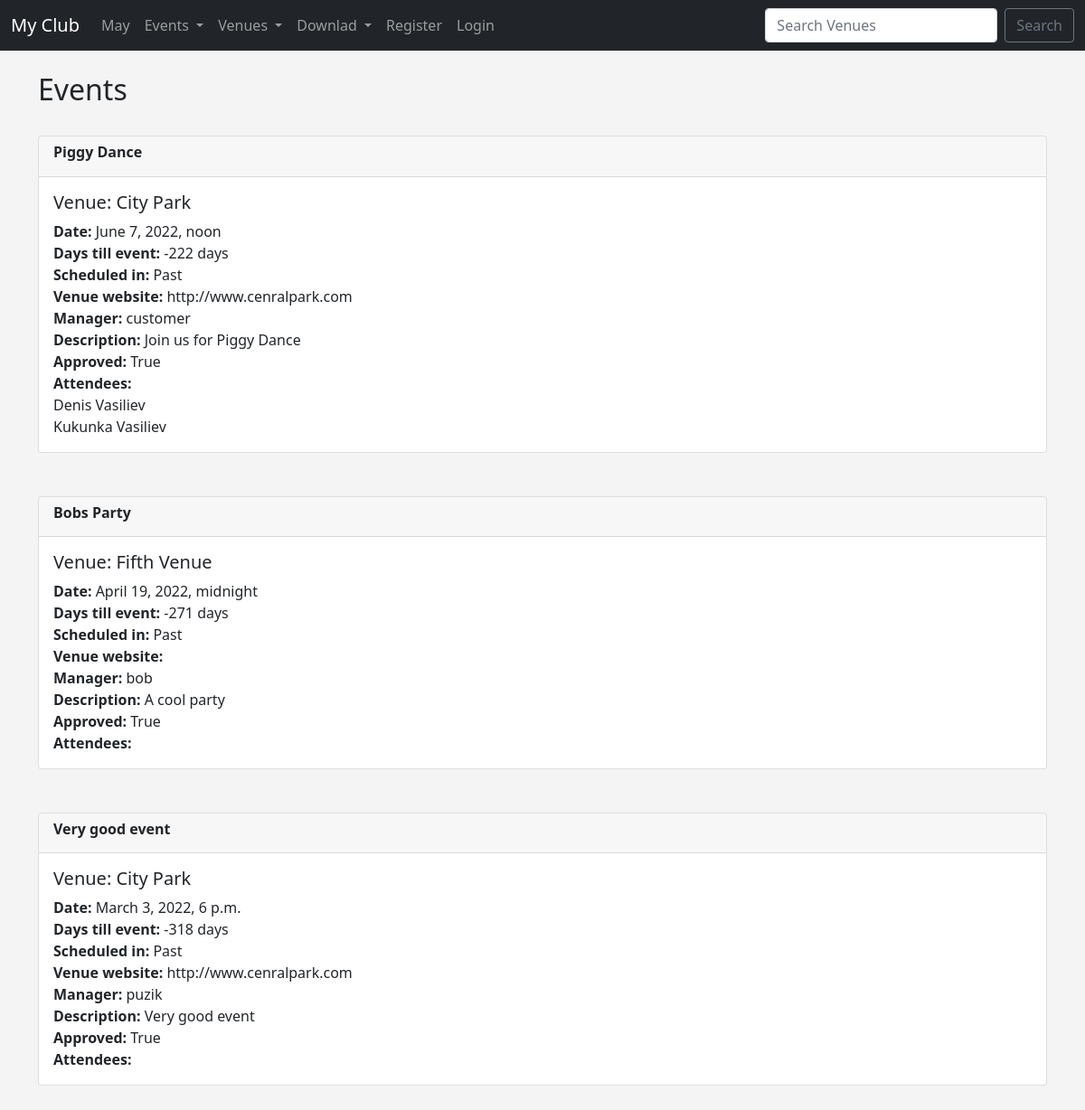
The app's page /events with its own data.
### events/models.py (models this page shows, shortened)
class Event(models.Model):
	name = models.CharField('Event Name', max_length = 120)
	event_date = models.DateTimeField('Event Date')
	venue = models.ForeignKey(Venue, blank = True, null = True, on_delete = models.CASCADE)
	manager = models.ForeignKey(User, blank = True, null = True, on_delete = models.SET_NULL)
	description = models.TextField(blank = True)
	attendees = models.ManyToManyField(MyClubUser, blank = True)
	approved = models.BooleanField("Approved", default=False)
	@property
	def Days_till(self):
		today = date.today()
		days_till = self.event_date.date() - today
		days_till_stripped = str(days_till).split("," , 1)[0]
		return days_till_stripped
	@property
	def Is_Past(self):
		if self.event_date.date() < date.today():
			thing = "Past"
		else:
			thing = "Future"
		return thing

class Venue(models.Model):
	name = models.CharField('Name', max_length = 120)
	address = models.CharField(max_length = 300)
	zip_code = models.CharField('Zip Code', max_length = 15)
	phone = models.CharField('Contact Phone', max_length = 25, blank=True )
	web = models.URLField('Web Address', blank=True)
	email_address = models.EmailField('Email Address', blank=True)
	owner = models.IntegerField("Venue Owner", blank=False, default = 1)
	venue_image = models.ImageField(null=True, blank=True, upload_to = 'images/')
	def __str__(self):
		return self.name

class MyClubUser(models.Model):
	first_name = models.CharField(max_length = 30)
	last_name = models.CharField(max_length = 30)
	email = models.EmailField('User Email')
	def __str__(self):
		return self.first_name + ' ' + self.last_name

### events/views.py (the view)
# urls.py: path('events', views.all_events, name = 'list-events'),
def all_events(request):
	event_list = Event.objects.all().order_by('-event_date')
	return render(request, 'events/event_list.html', { "event_list" : event_list})

### events/templates/events/event_list.html (shortened to what this page needs)
{% extends 'events/base.html' %}
{% block content %}
<h2>Events</h2>
<br>
	{% for event in event_list %}
	{% if event.approved %}
<div class="card">
  <div class="card-header">
    <h6><strong>{{ event.name }}</strong></h6>
  </div>
  <div class="card-body">
    <h5 class="card-title">Venue: {{ event.venue }}</h5>
    <p class="card-text">
  <strong>Date:</strong> {{ event.event_date }}<br>
  <strong>Days till event:</strong> {{ event.Days_till }}<br>
  <strong>Scheduled in:</strong> {{ event.Is_Past }}<br>
	<strong>Venue website:</strong> {{ event.venue.web }}<br>
	<strong>Manager:</strong> {{ event.manager }}<br>
	<strong>Description:</strong> {{ event.description }}<br>
	<strong>Approved:</strong> {{event.approved}}<br>
	<strong>Attendees:</strong> <br>
	{% for user in event.attendees.all %}
	{{ user }}<br>
	{% endfor %}
    </p>
</div>
	</div>
	<br><br>
	{% endif %}
	{% endfor %}
{% endblock %}

### events/templates/events/base.html (shortened to what this page needs)
<!DOCTYPE html>
<html>
<head>
	<link href="https://cdn.jsdelivr.net/npm/bootstrap@5.0.2/dist/css/bootstrap.min.css" rel="stylesheet">
</head>
<body>
	{% include 'events/navbar.html' %}
	<br>
	<div class="container">
	{% block content %}
	{% endblock %}
	</div>
</body>
</html>

### events/templates/events/navbar.html (shortened to what this page needs)
<nav class="navbar navbar-expand-lg navbar-dark bg-dark">
  <div class="container-fluid">
    <a class="navbar-brand" href="{% url 'home' %}">My Club</a>
    <div class="collapse navbar-collapse" id="navbarSupportedContent">
      <ul class="navbar-nav me-auto mb-2 mb-lg-0">
        <li class="nav-item">
          <a class="nav-link" href="{% url 'home' '2022' 'May' %}">May</a>
        </li>
             <li class="nav-item dropdown">
          <a class="nav-link dropdown-toggle" href="#" id="navbarDropdown" role="button" data-bs-toggle="dropdown" aria-expanded="false">
            Events
          </a>
        </li>
        <li class="nav-item dropdown">
          <a class="nav-link dropdown-toggle" href="#" id="navbarDropdown" role="button" data-bs-toggle="dropdown" aria-expanded="false">
            Venues
          </a>
        </li>
        <li class="nav-item dropdown">
          <a class="nav-link dropdown-toggle" href="#" id="navbarDropdown" role="button" data-bs-toggle="dropdown" aria-expanded="false">
            Downlad
          </a>
        </li>
          {% if user.is_authenticated %}
        <li class="nav-item">
          <a class="nav-link" href="{% url 'logout' %}">Logout</a>
        </li>
          {% else %}
          <li class="nav-item">
          <a class="nav-link" href="{% url 'register_user' %}">Register</a>
        </li>
          <li class="nav-item">
          <a class="nav-link" href="{% url 'login' %}">Login</a>
        </li>
          {% endif %}
      </ul>
      <form class="d-flex" method="POST" action="{% url 'search-venues' %}">
        <input class="form-control me-2" type="search" placeholder="Search Venues" aria-label="Search" name="searched">
        <button class="btn btn-outline-secondary" type="submit">Search</button>
      </form>
    </div>
  </div>
</nav>

### events/templates/events/base.html (style rules this page uses)
body { background: #f4f4f4; }

### records on screen
Event: name "Piggy Dance", venue "City Park", event_date "June 7, 2022, noon", Days_till "-222 days", Is_Past "Past", venue.web "http://www.cenralpark.com", manager "customer", description "Join us for Piggy Dance", approved "True"
MyClubUser: first_name+last_name "Denis Vasiliev"
MyClubUser: first_name+last_name "Kukunka Vasiliev"
Event: name "Bobs Party", venue "Fifth Venue", event_date "April 19, 2022, midnight", Days_till "-271 days", Is_Past "Past", manager "bob", description "A cool party", approved "True"
Event: name "Very good event", venue "City Park", event_date "March 3, 2022, 6 p.m.", Days_till "-318 days", Is_Past "Past", venue.web "http://www.cenralpark.com", manager "puzik", description "Very good event", approved "True"
